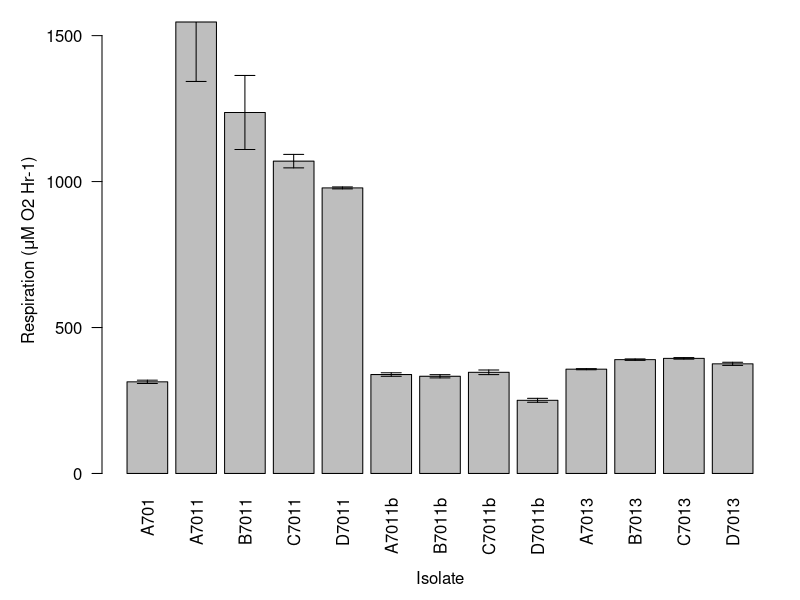
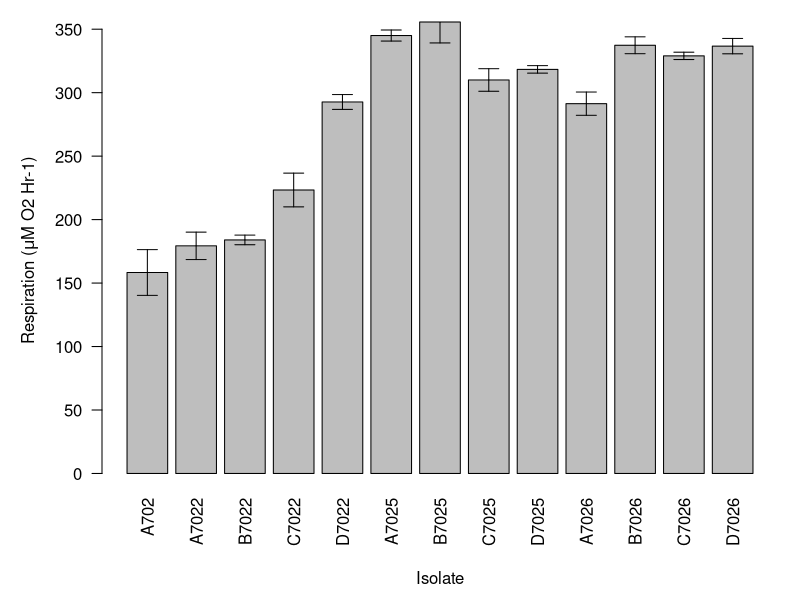
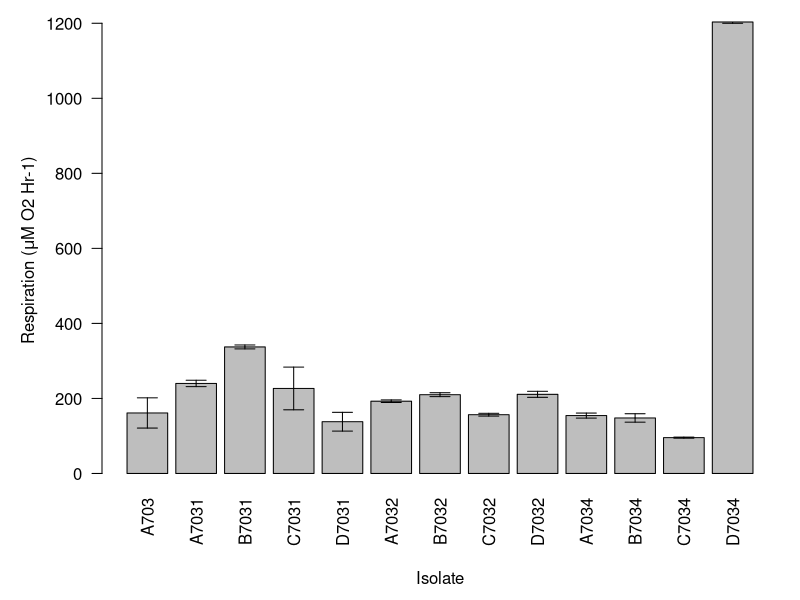
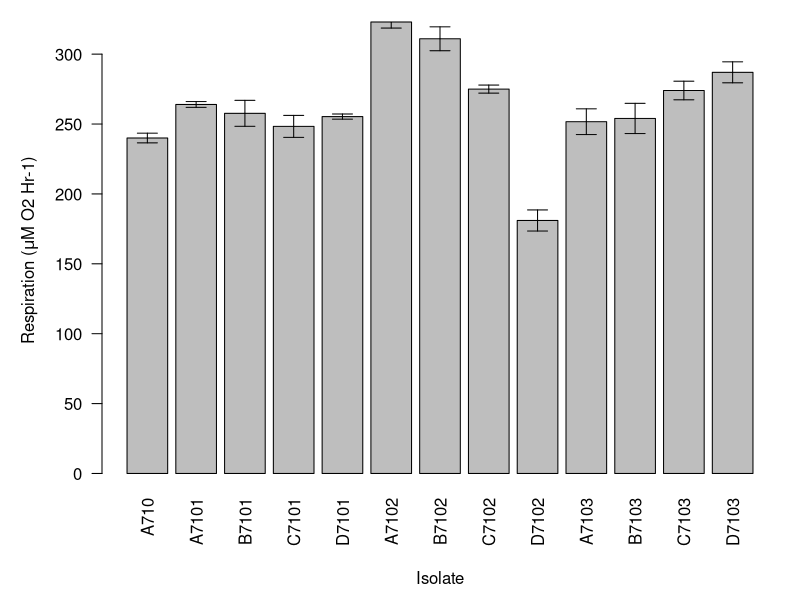
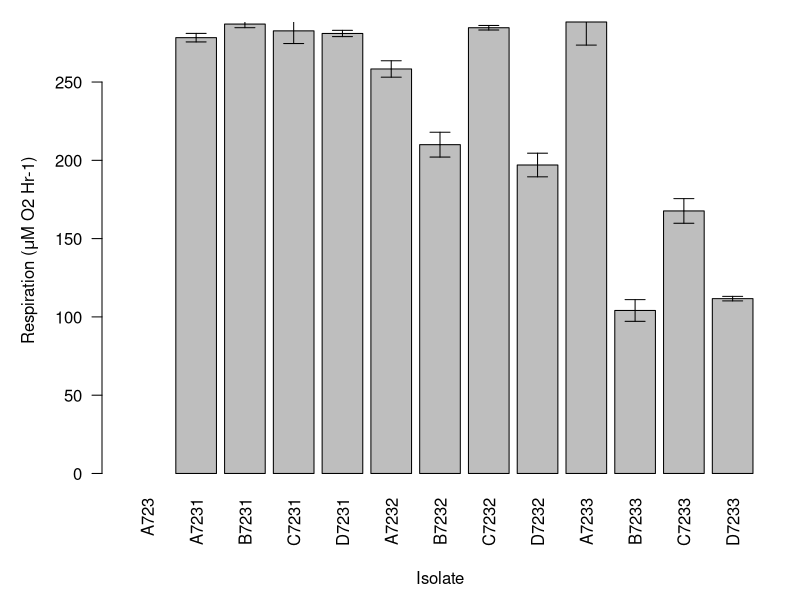
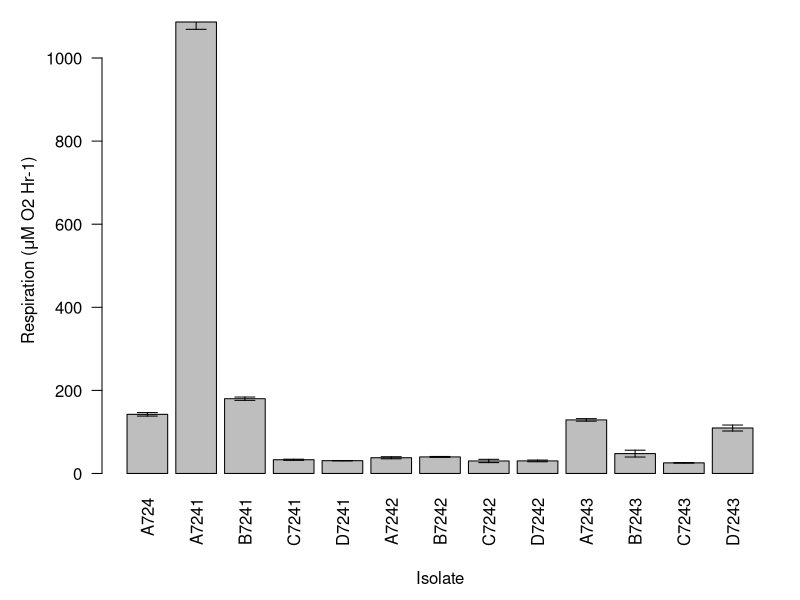

Reproduce these figures in R, in order.
###################################################################
#  Rachel Ferrill
#  6 Jul 2015
#  Respiration Graphs
####################################################################

setwd("~/GitHub/StarvationTraits/data/Respiration")
rm(list=ls())

# Define Functions
sem <- function(x){sd(x)/sqrt(3)}

# Import Data Files
resp1 <- read.csv("20150701_BacterialRespiration_a_RNF_Output.txt")
resp2 <- read.csv("20150701_BacterialRespiration_b_RNF_Output.txt")
resp3 <- read.csv("20150701_BacterialRespiration_c_RNF_Output.txt")
resp4 <- read.csv("20150707_BacterialRespiration_d_RNF_Output.txt")
resp5 <- read.csv("20150707_BacterialRespiration_e_RNF_Output.txt")
resp6 <- read.csv("20150710_BacterialRespiration_f_RNF_Output.txt")
resp7 <- read.csv("20150710_BacterialRespiration_g_RNF_Output.txt")
resp8 <- read.csv("20150714_BacterialRespiration_h_RNF_Output.txt")
resp9 <- read.csv("20150715_BacterialRespiration_i_RNF_Output.txt")
resp10 <- read.csv("20150715_BacterialRespiration_j_RNF_Output.txt")
resp11 <- read.csv("20150716_BacterialRespiration_k_RNF_Output.txt")
resp12 <- read.csv("20150716_BacterialRespiration_l_RNF_Output.txt")


# Seperate Based on Isolate
A7022 <- resp1[1:3,]
A7022_mean <- mean(A7022$Rate..uM.O2.Hr.1.)
A7022_sem <- sem(A7022$Rate..uM.O2.Hr.1.)
B7022 <- resp1[4:6,]
B7022_mean <- mean(B7022$Rate..uM.O2.Hr.1.)
B7022_sem <- sem(B7022$Rate..uM.O2.Hr.1.)
C7022 <- resp1[7:9,]
C7022_mean <-mean(C7022$Rate..uM.O2.Hr.1.)
C7022_sem <- sem(C7022$Rate..uM.O2.Hr.1.)
D7022 <- resp1[10:12,]
D7022_mean <-mean(D7022$Rate..uM.O2.Hr.1.)
D7022_sem <-sem(D7022$Rate..uM.O2.Hr.1.)
A7025 <- resp1[13:15,]
A7025_mean <-mean(A7025$Rate..uM.O2.Hr.1.)
A7025_sem <-sem(A7025$Rate..uM.O2.Hr.1.)
B7025 <- resp1[16:18,]
B7025_mean <-mean(B7025$Rate..uM.O2.Hr.1.)
B7025_sem <-sem(B7025$Rate..uM.O2.Hr.1.)
C7025 <- resp1[19:21,]
C7025_mean <-mean(C7025$Rate..uM.O2.Hr.1.)
C7025_sem <-sem(C7025$Rate..uM.O2.Hr.1.)
mean(C7025[,4])
sem(C7025[,4])




D7025 <- resp2[1:3,]
D7025_mean <-mean(D7025$Rate..uM.O2.Hr.1.)
D7025_sem <-sem(D7025$Rate..uM.O2.Hr.1.)
A7026 <- resp2[4:6,]
A7026_mean <-mean(A7026$Rate..uM.O2.Hr.1.)
A7026_sem <-sem(A7026$Rate..uM.O2.Hr.1.)
B7026 <- resp2[7:9,]
B7026_mean <-mean(B7026$Rate..uM.O2.Hr.1.)
B7026_sem <-sem(B7026$Rate..uM.O2.Hr.1.)
C7026 <- resp2[10:12,]
C7026_mean <-mean(C7026$Rate..uM.O2.Hr.1.)
C7026_sem <-sem(C7026$Rate..uM.O2.Hr.1.)
D7026 <- resp2[13:15,]
D7026_mean <-mean(D7026$Rate..uM.O2.Hr.1.)
D7026_sem <-sem(D7026$Rate..uM.O2.Hr.1.)
A7031 <- resp2[16:18,]
A7031_mean <-mean(A7031$Rate..uM.O2.Hr.1.)
A7031_sem <-sem(A7031$Rate..uM.O2.Hr.1.)
B7031 <- resp2[19:21,]
B7031_mean <-mean(B7031$Rate..uM.O2.Hr.1.)
B7031_sem <-sem(B7031$Rate..uM.O2.Hr.1.)



A7032 <- resp3[1:3,]
A7032_mean <-mean(A7032$Rate..uM.O2.Hr.1.)
A7032_sem <-sem(A7032$Rate..uM.O2.Hr.1.)
B7032 <- resp3[4:6,]
B7032_mean <-mean(B7032$Rate..uM.O2.Hr.1.)
B7032_sem <-sem(B7032$Rate..uM.O2.Hr.1.)
C7032 <- resp3[7:9,]
C7032_mean <-mean(C7032$Rate..uM.O2.Hr.1.)
C7032_sem <-sem(C7032$Rate..uM.O2.Hr.1.)
D7032 <- resp3[10:12,]
D7032_mean <-mean(D7032$Rate..uM.O2.Hr.1.)
D7032_sem <-sem(D7032$Rate..uM.O2.Hr.1.)
A7034 <- resp3[13:15,]
A7034_mean <-mean(A7034$Rate..uM.O2.Hr.1.)
A7034_sem <-sem(A7034$Rate..uM.O2.Hr.1.)

B7034 <- resp4[1:3,]
B7034_mean <- mean(B7034$Rate..uM.O2.Hr.1.)
B7034_sem <- sem(B7034$Rate..uM.O2.Hr.1.)
C7034 <- resp4[4:6,]
C7034_mean <- mean(C7034$Rate..uM.O2.Hr.1.)
C7034_sem <- sem(C7034$Rate..uM.O2.Hr.1.)
A7101 <- resp4[7:9,]
A7101_mean <-mean(A7101$Rate..uM.O2.Hr.1.)
A7101_sem <-sem(A7101$Rate..uM.O2.Hr.1.)
B7101 <- resp4[10:12,]
B7101_mean <-mean(B7101$Rate..uM.O2.Hr.1.)
B7101_sem <-sem(B7101$Rate..uM.O2.Hr.1.)
C7101 <- resp4[13:15,]
C7101_mean <-mean(C7101$Rate..uM.O2.Hr.1.)
C7101_sem <-sem(C7101$Rate..uM.O2.Hr.1.)
D7101 <- resp4[16:18,]
D7101_mean <-mean(D7101$Rate..uM.O2.Hr.1.)
D7101_sem <-sem(D7101$Rate..uM.O2.Hr.1.)


A7102 <- resp5[1:4,]
A7102_mean <- mean(A7102$Rate..uM.O2.Hr.1.)
A7102_sem <- sem(A7102$Rate..uM.O2.Hr.1.)
B7102 <- resp5[4:6,]
B7102_mean <- mean(B7102$Rate..uM.O2.Hr.1.)
B7102_sem <- sem(B7102$Rate..uM.O2.Hr.1.)
C7102 <- resp5[7:9,]
C7102_mean <-mean(C7102$Rate..uM.O2.Hr.1.)
C7102_sem <- sem(C7102$Rate..uM.O2.Hr.1.)
D7102 <- resp5[10:12,]
D7102_mean <-mean(D7102$Rate..uM.O2.Hr.1.)
D7102_sem <-sem(D7102$Rate..uM.O2.Hr.1.)
A7103 <- resp5[13:15,]
A7103_mean <-mean(A7103$Rate..uM.O2.Hr.1.)
A7103_sem <-sem(A7103$Rate..uM.O2.Hr.1.)
B7103 <- resp5[16:18,]
B7103_mean <-mean(B7103$Rate..uM.O2.Hr.1.)
B7103_sem <-sem(B7103$Rate..uM.O2.Hr.1.)
C7103 <- resp5[19:21,]
C7103_mean <-mean(C7103$Rate..uM.O2.Hr.1.)
C7103_sem <-sem(C7103$Rate..uM.O2.Hr.1.)

D7103 <- resp6[1:3,]
D7103_mean <-mean(D7103$Rate..uM.O2.Hr.1.)
D7103_sem <-sem(D7103$Rate..uM.O2.Hr.1.)
A7231 <- resp6[4:6,]
A7231_mean <-mean(A7231$Rate..uM.O2.Hr.1.)
A7231_sem <-sem(A7231$Rate..uM.O2.Hr.1.)
B7231 <- resp6[7:9,]
B7231_mean <-mean(B7231$Rate..uM.O2.Hr.1.)
B7231_sem <-sem(B7231$Rate..uM.O2.Hr.1.)
C7231 <- resp6[10:12,]
C7231_mean <-mean(C7231$Rate..uM.O2.Hr.1.)
C7231_sem <-sem(C7231$Rate..uM.O2.Hr.1.)
D7231 <- resp6[13:15,]
D7231_mean <-mean(D7231$Rate..uM.O2.Hr.1.)
D7231_sem <-sem(D7231$Rate..uM.O2.Hr.1.)
A7232 <- resp6[16:18,]
A7232_mean <-mean(A7232$Rate..uM.O2.Hr.1.)
A7232_sem <-sem(A7232$Rate..uM.O2.Hr.1.)
B7232 <- resp6[19:21,]
B7232_mean <-mean(B7232$Rate..uM.O2.Hr.1.)
B7232_sem <-sem(B7232$Rate..uM.O2.Hr.1.)

C7031 <- resp7[1:3,]
C7031_mean <-mean(C7031$Rate..uM.O2.Hr.1.)
C7031_sem <-sem(C7031$Rate..uM.O2.Hr.1.)
D7031 <- resp7[4:6,]
D7031_mean <-mean(D7031$Rate..uM.O2.Hr.1.)
D7031_sem <-sem(D7031$Rate..uM.O2.Hr.1.)
A702 <- resp7[7:9,]
A702_mean <-mean(A702$Rate..uM.O2.Hr.1.)
A702_sem <-sem(A702$Rate..uM.O2.Hr.1.)
A703 <- resp7[10:12,]
A703_mean <-mean(A703$Rate..uM.O2.Hr.1.)
A703_sem <-sem(A703$Rate..uM.O2.Hr.1.)
A710 <- resp7[13:15,]
A710_mean <-mean(A710$Rate..uM.O2.Hr.1.)
A710_sem <-sem(A710$Rate..uM.O2.Hr.1.)
A723 <- resp7[16:18,]
A723_mean <-mean(A723$Rate..uM.O2.Hr.1.)
A723_sem <-sem(A723$Rate..uM.O2.Hr.1.)

C7232 <- resp8[1:3,]
C7232_mean <-mean(C7232$Rate..uM.O2.Hr.1.)
C7232_sem <-sem(C7232$Rate..uM.O2.Hr.1.)
D7232 <- resp8[4:6,]
D7232_mean <-mean(D7232$Rate..uM.O2.Hr.1.)
D7232_sem <-sem(D7232$Rate..uM.O2.Hr.1.)
A7233 <- resp8[7:9,]
A7233_mean <-mean(A7233$Rate..uM.O2.Hr.1.)
A7233_sem <-sem(A7233$Rate..uM.O2.Hr.1.)
B7233 <- resp8[10:12,]
B7233_mean <-mean(B7233$Rate..uM.O2.Hr.1.)
B7233_sem <-sem(B7233$Rate..uM.O2.Hr.1.)
C7233 <- resp8[13:15,]
C7233_mean <-mean(C7233$Rate..uM.O2.Hr.1.)
C7233_sem <-sem(C7233$Rate..uM.O2.Hr.1.)
D7233 <- resp8[16:18,]
D7233_mean <-mean(D7233$Rate..uM.O2.Hr.1.)
D7233_sem <-sem(D7233$Rate..uM.O2.Hr.1.)

B7241 <- resp9[1:3,]
B7241_mean <-mean(B7241$Rate..uM.O2.Hr.1.)
B7241_sem <-sem(B7241$Rate..uM.O2.Hr.1.)
C7241 <- resp9[4:6,]
C7241_mean <-mean(C7241$Rate..uM.O2.Hr.1.)
C7241_sem <-sem(C7241$Rate..uM.O2.Hr.1.)
D7241 <- resp9[7:9,]
D7241_mean <-mean(D7241$Rate..uM.O2.Hr.1.)
D7241_sem <-sem(D7241$Rate..uM.O2.Hr.1.)
A7242 <- resp9[10:12,]
A7242_mean <-mean(A7242$Rate..uM.O2.Hr.1.)
A7242_sem <-sem(A7242$Rate..uM.O2.Hr.1.)
B7242 <- resp9[13:15,]
B7242_mean <-mean(B7242$Rate..uM.O2.Hr.1.)
B7242_sem <-sem(B7242$Rate..uM.O2.Hr.1.)
C7242 <- resp9[16:18,]
C7242_mean <-mean(C7242$Rate..uM.O2.Hr.1.)
C7242_sem <-sem(C7242$Rate..uM.O2.Hr.1.)
D7242 <- resp9[19:21,]
D7242_mean <-mean(D7242$Rate..uM.O2.Hr.1.)
D7242_sem <-sem(D7242$Rate..uM.O2.Hr.1.)

A7243 <- resp10[1:3,]
A7243_mean <-mean(A7243$Rate..uM.O2.Hr.1.)
A7243_sem <-sem(A7243$Rate..uM.O2.Hr.1.)
B7243 <- resp10[4:6,]
B7243_mean <-mean(B7243$Rate..uM.O2.Hr.1.)
B7243_sem <-sem(B7243$Rate..uM.O2.Hr.1.)
C7243 <- resp10[7:9,]
C7243_mean <-mean(C7243$Rate..uM.O2.Hr.1.)
C7243_sem <-sem(C7243$Rate..uM.O2.Hr.1.)
D7243 <- resp10[10:12,]
D7243_mean <-mean(D7243$Rate..uM.O2.Hr.1.)
D7243_sem <-sem(D7243$Rate..uM.O2.Hr.1.)
A724 <- resp10[13:15,]
A724_mean <-mean(A724$Rate..uM.O2.Hr.1.)
A724_sem <-sem(A724$Rate..uM.O2.Hr.1.)
D7034 <- resp10[16:18,]
D7034_mean <-mean(D7034$Rate..uM.O2.Hr.1.)
D7034_sem <-sem(D7034$Rate..uM.O2.Hr.1.)
A7241 <- resp10[19:21,]
A7241_mean <-mean(A7241$Rate..uM.O2.Hr.1.)
A7241_sem <-sem(A7241$Rate..uM.O2.Hr.1.)

A7011 <- resp11[1:3,]
A7011_mean <-mean(A7011$Rate..uM.O2.Hr.1.)
A7011_sem <-sem(A7011$Rate..uM.O2.Hr.1.)
B7011 <- resp11[4:6,]
B7011_mean <-mean(B7011$Rate..uM.O2.Hr.1.)
B7011_sem <-sem(B7011$Rate..uM.O2.Hr.1.)
C7011 <- resp11[7:9,]
C7011_mean <-mean(C7011$Rate..uM.O2.Hr.1.)
C7011_sem <-sem(C7011$Rate..uM.O2.Hr.1.)
D7011 <- resp11[10:12,]
D7011_mean <-mean(D7011$Rate..uM.O2.Hr.1.)
D7011_sem <-sem(D7011$Rate..uM.O2.Hr.1.)
A7011b <- resp11[13:15,]
A7011b_mean <-mean(A7011b$Rate..uM.O2.Hr.1.)
A7011b_sem <-sem(A7011b$Rate..uM.O2.Hr.1.)
B7011b <- resp11[16:18,]
B7011b_mean <-mean(B7011b$Rate..uM.O2.Hr.1.)
B7011b_sem <-sem(B7011b$Rate..uM.O2.Hr.1.)
C7011b <- resp11[19:21,]
C7011b_mean <-mean(C7011b$Rate..uM.O2.Hr.1.)
C7011b_sem <-sem(C7011b$Rate..uM.O2.Hr.1.)

D7011b <- resp12[1:3,]
D7011b_mean <-mean(D7011b$Rate..uM.O2.Hr.1.)
D7011b_sem <-sem(D7011b$Rate..uM.O2.Hr.1.)
A7013 <- resp12[4:6,]
A7013_mean <-mean(A7013$Rate..uM.O2.Hr.1.)
A7013_sem <-sem(A7013$Rate..uM.O2.Hr.1.)
B7013 <- resp12[7:9,]
B7013_mean <-mean(B7013$Rate..uM.O2.Hr.1.)
B7013_sem <-sem(B7013$Rate..uM.O2.Hr.1.)
C7013 <- resp12[10:12,]
C7013_mean <-mean(C7013$Rate..uM.O2.Hr.1.)
C7013_sem <-sem(C7013$Rate..uM.O2.Hr.1.)
D7013 <- resp12[13:15,]
D7013_mean <-mean(D7013$Rate..uM.O2.Hr.1.)
D7013_sem <-sem(D7013$Rate..uM.O2.Hr.1.)
A701 <- resp12[16:18,]
A701_mean <-mean(A701$Rate..uM.O2.Hr.1.)
A701_sem <-sem(A701$Rate..uM.O2.Hr.1.)



means701 <-c(A701_mean, A7011_mean, B7011_mean, C7011_mean, D7011_mean, A7011b_mean, B7011b_mean, 
           C7011b_mean, D7011b_mean, A7013_mean, B7013_mean, C7013_mean, D7013_mean)
means702 <-c(A702_mean, A7022_mean, B7022_mean, C7022_mean, D7022_mean, A7025_mean, B7025_mean, 
            C7025_mean, D7025_mean, A7026_mean, B7026_mean, C7026_mean, D7026_mean)
means703 <-c(A703_mean, A7031_mean, B7031_mean, C7031_mean, D7031_mean, A7032_mean, B7032_mean, 
             C7032_mean, D7032_mean, A7034_mean, B7034_mean, C7034_mean, D7034_mean) 
means710 <-c(A710_mean, A7101_mean, B7101_mean, C7101_mean, D7101_mean, A7102_mean, B7102_mean, 
             C7102_mean, D7102_mean, A7103_mean, B7103_mean, C7103_mean, D7103_mean)
means723 <-c(A723_mean, A7231_mean, B7231_mean, C7231_mean, D7231_mean, A7232_mean, B7232_mean, 
             C7232_mean, D7232_mean, A7233_mean, B7233_mean, C7233_mean, D7233_mean) 
means724 <-c(A724_mean, A7241_mean, B7241_mean, C7241_mean, D7241_mean, A7242_mean, B7242_mean, 
             C7242_mean, D7242_mean, A7243_mean, B7243_mean, C7243_mean, D7243_mean)

sems701 <-c(A701_sem, A7011_sem, B7011_sem, C7011_sem, D7011_sem, A7011b_sem, B7011b_sem, 
           C7011b_sem, D7011b_sem, A7013_sem, B7013_sem, C7013_sem, D7013_sem) 
sems702 <-c(A702_sem, A7022_sem, B7022_sem, C7022_sem, D7022_sem, A7025_sem, B7025_sem, C7025_sem, 
            D7025_sem,A7026_sem, B7026_sem, C7026_sem, D7026_sem)
sems703 <-c(A703_sem, A7031_sem, B7031_sem, C7031_sem, D7031_sem, A7032_sem, B7032_sem, C7032_sem, 
            D7032_sem, A7034_sem, B7034_sem, C7034_sem, D7034_sem)
sems710 <-c(A710_sem, A7101_sem, B7101_sem, C7101_sem, D7101_sem, A7102_sem, B7102_sem, 
            C7102_sem, D7102_sem, A7103_sem, B7103_sem, C7103_sem, D7103_sem)
sems723 <-c(A723_sem, A7231_sem, B7231_sem, C7231_sem, D7231_sem, A7232_sem, B7232_sem, 
            C7232_sem, D7232_sem, A7233_sem, B7233_sem, C7233_sem, D7233_sem)
sems724 <-c(A724_sem, A7241_sem, B7241_sem, C7241_sem, D7241_sem, A7242_sem, B7242_sem, 
            C7242_sem, D7242_sem, A7243_sem, B7243_sem, C7243_sem, D7243_sem)

par(mar=c(6, 5, 1, 1) + 0.1)
bp701 <-barplot(means701, ylab=expression(paste("Respiration (", mu, "M O2 Hr-1)")), las = 2, names.arg=c("A701", "A7011", "B7011", "C7011", "D7011", "A7011b", "B7011b", "C7011b", "D7011b", "A7013", "B7013", "C7013", "D7013"))
mtext("Isolate", side=1, line = 4.5)
arrows(x0=bp701, y0=means701, y1=means701-sems701, angle=90, length=0.1, lwd=1)
arrows(x0=bp701, y0=means701, y1=means701+sems701, angle=90, length=0.1, lwd=1)

bp702 <-barplot(means702, ylab=expression(paste("Respiration (", mu, "M O2 Hr-1)")), las = 2, names.arg=c("A702", "A7022", "B7022", "C7022", "D7022", "A7025", "B7025", "C7025", "D7025", "A7026", "B7026", "C7026", "D7026"))
mtext("Isolate", side=1, line = 4.5)
arrows(x0=bp702, y0=means702, y1=means702-sems702, angle=90, length=0.1, lwd=1) # length
arrows(x0=bp702, y0=means702, y1=means702+sems702, angle=90, length=0.1, lwd=1)

bp703 <-barplot(means703, ylab=expression(paste("Respiration (", mu, "M O2 Hr-1)")), las = 2, names.arg=c("A703", "A7031", "B7031", "C7031", "D7031", "A7032", "B7032", "C7032", "D7032", "A7034", "B7034", "C7034", "D7034"))
mtext("Isolate", side=1, line = 4.5)
arrows(x0=bp703, y0=means703, y1=means703-sems703, angle=90, length=0.1, lwd=1)
arrows(x0=bp703, y0=means703, y1=means703+sems703, angle=90, length=0.1, lwd=1)

bp710 <-barplot(means710, ylab=expression(paste("Respiration (", mu, "M O2 Hr-1)")), las = 2, names.arg=c("A710", "A7101", "B7101", "C7101", "D7101", "A7102", "B7102", "C7102", "D7102", "A7103", "B7103", "C7103", "D7103"))
mtext("Isolate", side=1, line = 4.5)
arrows(x0=bp710, y0=means710, y1=means710-sems710, angle=90, length=0.1, lwd=1)
arrows(x0=bp710, y0=means710, y1=means710+sems710, angle=90, length=0.1, lwd=1)

bp723 <-barplot(means723, ylab=expression(paste("Respiration (", mu, "M O2 Hr-1)")), las = 2, names.arg=c("A723", "A7231", "B7231", "C7231", "D7231", "A7232", "B7232", "C7232", "D7232", "A7233", "B7233", "C7233", "D7233"))
mtext("Isolate", side=1, line = 4.5)
arrows(x0=bp723, y0=means723, y1=means723-sems723, angle=90, length=0.1, lwd=1)
arrows(x0=bp723, y0=means723, y1=means723+sems723, angle=90, length=0.1, lwd=1)

bp724 <-barplot(means724, ylab=expression(paste("Respiration (", mu, "M O2 Hr-1)")), las = 2, names.arg=c("A724", "A7241", "B7241", "C7241", "D7241", "A7242", "B7242", "C7242", "D7242", "A7243", "B7243", "C7243", "D7243"))
mtext("Isolate", side=1, line = 4.5)
arrows(x0=bp724, y0=means724, y1=means724-sems724, angle=90, length=0.1, lwd=1)
arrows(x0=bp724, y0=means724, y1=means724+sems724, angle=90, length=0.1, lwd=1)

